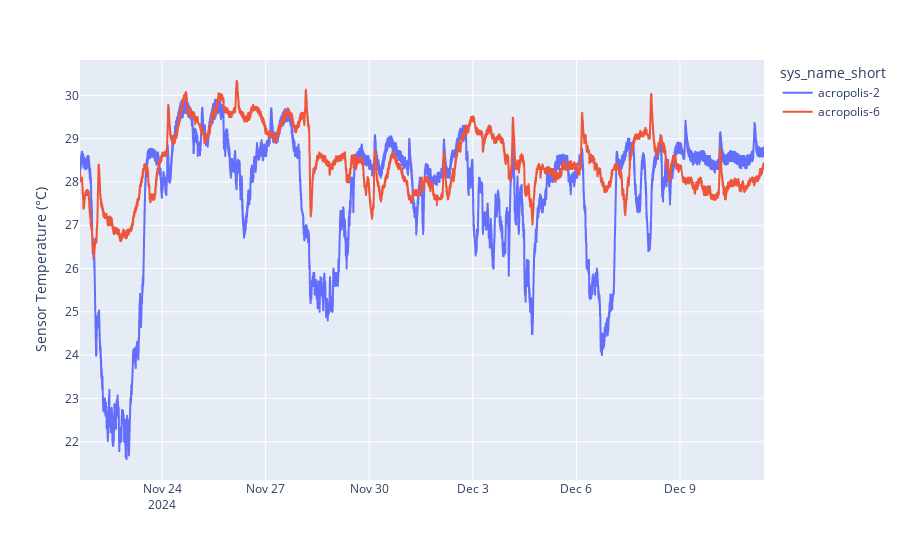

Here is the notebook cell this chart was saved with:
### Code cell
fig = px.line(df_filtered, x="creation_timestamp", y="gmp343_temperature", color="sys_name_short")
fig.update_layout(
    yaxis_title='Sensor Temperature (°C)',
    xaxis_title='',
    title='',
)
fig.show()

### Figure 1 — Plotly figure (JSON) as saved in the notebook; plotly's stock layout.template omitted (floating-point values rounded to 4 significant figures; data arrays with more than 128 entries replaced by an {"elided": "..."} marker saying what was removed)
{"data": [{"hovertemplate": "sys_name_short=acropolis-2<br>creation_timestamp=%{x}<br>gmp343_temperature=%{y}<extra></extra>", "legendgroup": "acropolis-2", "line": {"color": "#636efa", "dash": "solid"}, "marker": {"symbol": "circle"}, "mode": "lines", "name": "acropolis-2", "showlegend": true, "type": "scattergl", "x": {"elided": "26446 str values"}, "xaxis": "x", "y": {"elided": "26446 float values"}, "yaxis": "y"}, {"hovertemplate": "sys_name_short=acropolis-6<br>creation_timestamp=%{x}<br>gmp343_temperature=%{y}<extra></extra>", "legendgroup": "acropolis-6", "line": {"color": "#EF553B", "dash": "solid"}, "marker": {"symbol": "circle"}, "mode": "lines", "name": "acropolis-6", "showlegend": true, "type": "scattergl", "x": {"elided": "26807 str values"}, "xaxis": "x", "y": {"elided": "26807 float values"}, "yaxis": "y"}], "layout": {"legend": {"title": {"text": "sys_name_short"}, "tracegroupgap": 0}, "margin": {"t": 60}, "title": {"text": ""}, "xaxis": {"anchor": "y", "domain": [0, 1], "title": {"text": ""}}, "yaxis": {"anchor": "x", "domain": [0, 1], "title": {"text": "Sensor Temperature (°C)"}}}}
